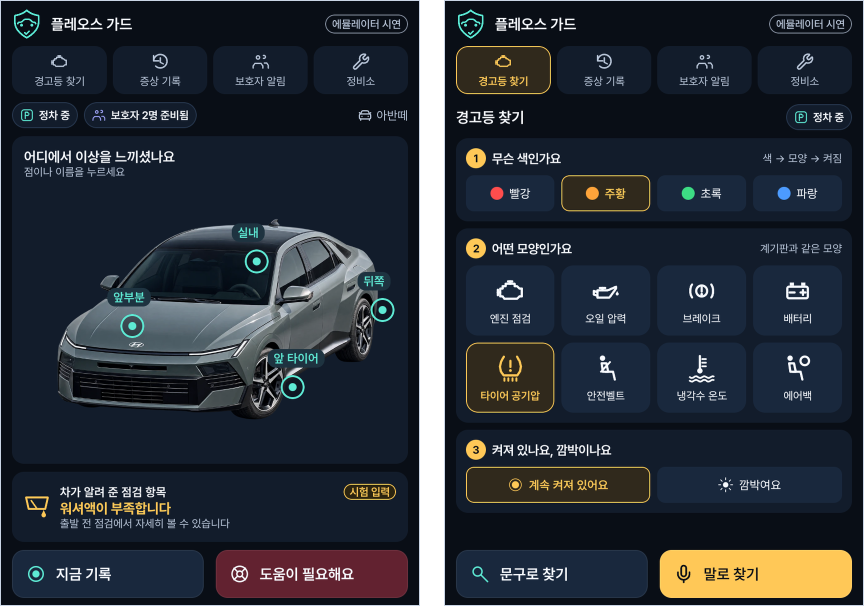
#> input picture hyundai_app_market/output/submission/assets/app-demo/composite/form-portrait-1.png, 1728 x 1212 px, given in place of p-home.png, which was not available (shown at 1/2 size)
$ python apply_app_screens_v4.py
#> lines starting #> are read from the running program, lines starting #| are printed output that depends on the picture
"""제출 문서의 앱 화면 그림을 데모 앱 실제 화면으로 바꿉니다(2026-11-13, Windows 로컬).

build_v4.py(리눅스·LibreOffice)로 다시 만들지 않고, 이미 만든 v4.2 DOCX를 그대로 열어
(1) 그림 파일(word/media)만 같은 픽셀 크기의 새 그림으로 바꾸고 (2) 정해진 문장만 바꿉니다.
문서 구조, 서식, 03·04 원본 디자인, 내용 컨트롤은 건드리지 않습니다. PDF는 Word로 따로 만듭니다(export_pdf_word.ps1).

입력
  assets/app-demo/p-*.png          Pleos 에뮬레이터 2.1.0에서 찍은 데모 앱 화면(앱 창 841x1210을 840x1212로 맞춤)
  assets/v4/portrait/p-*.png       아직 앱에 없는 화면의 설계 시안(출발 전 점검, 재현 조건, 비상 절차 미리 익히기)
출력
  assets/app-demo/composite/*.png  합성 그림(세로 두 장, 간격 48px, build_composites_v4.py와 같은 배치)
  qa/<폴더>/01_공식양식_플레오스가드.docx, 02_상세기획_기술명세.docx
사용: python -I apply_app_screens_v4.py --out qa/v4-r4-app
"""
from __future__ import annotations

import argparse
import shutil
import sys
import zipfile
from pathlib import Path

from lxml import etree
from PIL import Image, ImageDraw

R = Path(__file__).resolve().parent
APP = R / 'assets/app-demo'
MOCK = R / 'assets/v4/portrait'
COMP = APP / 'composite'
W = 'http://schemas.openxmlformats.org/wordprocessingml/2006/main'
GAP = 48

# 합성 그림: (왼쪽, 오른쪽). 'app:' = 데모 앱 실제 화면, 'mock:' = 설계 시안
PAIRS = {
    'form-portrait-1.png': ('app:p-home.png', 'app:p-warning-find.png'),
    'pair-home-warning.png': ('app:p-home.png', 'app:p-warning-find.png'),
    'form-portrait-2.png': ('app:p-emergency.png', 'app:p-countdown.png'),
    'form-portrait-3.png': ('mock:p-check.png', 'app:p-guardian.png'),
    'pair-result-check.png': ('app:p-warning-result.png', 'mock:p-check.png'),
    'pair-record-pattern.png': ('app:p-record.png', 'mock:p-pattern.png'),
    'pair-emergency-practice.png': ('app:p-emergency.png', 'mock:p-practice.png'),
    'pair-countdown-guardian.png': ('app:p-countdown.png', 'app:p-guardian.png'),
}

# 문서 안 그림 파일 → 새 그림(같은 픽셀 크기). 2026-11-13 docx_images 대조 결과
MEDIA = {
    '01_공식양식_플레오스가드.docx': {
        'word/media/care_image3.png': COMP / 'form-portrait-1.png',
        'word/media/care_image4.png': COMP / 'form-portrait-2.png',
        'word/media/care_image5.png': COMP / 'form-portrait-3.png',
    },
    '02_상세기획_기술명세.docx': {
        'word/media/image3.png': APP / 'p-home-driving.png',
        'word/media/image4.png': COMP / 'form-portrait-1.png',
        'word/media/image5.png': COMP / 'pair-result-check.png',
        'word/media/image6.png': COMP / 'pair-record-pattern.png',
        'word/media/image7.png': COMP / 'pair-emergency-practice.png',
        'word/media/image8.png': APP / 'p-confirm.png',
        'word/media/image9.png': COMP / 'pair-countdown-guardian.png',
    },
}

RUN = '데모 앱을 Pleos 에뮬레이터에서 실행한 화면'

# 문장 바꾸기: (옛 문장, 새 문장). 공식 양식 2~6번(각 3,000자) 안의 문장은 글자 수가 같아야 합니다(검사함).
TEXT = {
    '01_공식양식_플레오스가드.docx': [
        # 5번 개발 계획(3,000자) — 글자 수 같음
        ('주행 제한은 adb 명령으로 켜서', '주행 제한은 콘솔 기어 D로 켜서'),
        ('지금 끝낸 일은 기획, 화면 시안, API와 데이터 계약 설계이며 앱 코드와 실제 발송은 아직 하지 않았습니다.',
         '지금 끝낸 일은 기획, 계약 설계, 에뮬레이터에서 실행한 데모 앱이고 서버와 실제 발송은 아직 하지 않았습니다.'),
        # 7번 참고자료(글자 수 기준 없음)
        ('포함 자료: 세로·가로 화면 시안,', '포함 자료: 데모 앱 실행 화면과 세로·가로 화면 시안,'),
        ('화면은 기획 시안이며 실제 구동 화면이 아닙니다.',
         f'그림 3·4와 그림 5 오른쪽은 {RUN}이고, 나머지 화면은 기획 시안입니다.'),
        # 그림 설명(내용 컨트롤 밖)
        ('그림 3. 세로 한 창의 홈과 경고등 찾기.', f'그림 3. 세로 한 창의 홈과 경고등 찾기({RUN}).'),
        ('그림 4. 주행 중 긴급 안내와 보호자 발송 확인.', f'그림 4. 주행 중 긴급 안내와 보호자 발송 확인({RUN}).'),
        ('그림 5. 출발 전 점검 카드와 보호자 알림 상태.', '그림 5. 출발 전 점검 카드(설계 시안)와 보호자 알림 상태(데모 앱 실행 화면).'),
        ('그림 6. 가로 화면의 재현 조건 카드.', '그림 6. 가로 화면의 재현 조건 카드(설계 시안).'),
    ],
    '02_상세기획_기술명세.docx': [
        ('이 문서의 화면은 기획 시안이며 실제 구동 화면이 아닙니다.',
         f'그림 3·4·8·9와 그림 5~7의 왼쪽은 {RUN}이고, 나머지 화면은 기획 시안입니다.'),
        ('기획, 화면 시안, API·데이터 계약 설계를 마쳤습니다. 앱 코드, 실제 알림 발송, 실차 시험은 다음 단계입니다.',
         '기획, 화면 시안, API·데이터 계약 설계와 시연용 데모 앱을 마치고 에뮬레이터에서 실행했습니다. 서버, 실제 알림 발송, 실차 시험은 다음 단계입니다.'),
        ('그림 3. 주행 중 홈.', f'그림 3. 주행 중 홈({RUN}).'),
        ('그림 4. 세로 한 창의 홈(왼쪽)과 경고등 찾기(오른쪽).', f'그림 4. 세로 한 창의 홈(왼쪽)과 경고등 찾기(오른쪽). 둘 다 {RUN}입니다.'),
        ('그림 5. 경고등 설명(왼쪽)과 출발 전 점검(오른쪽).', '그림 5. 경고등 설명(왼쪽, 데모 앱 실행 화면)과 출발 전 점검(오른쪽, 설계 시안).'),
        ('그림 6. 지금 기록(왼쪽)과 재현 조건(오른쪽).', '그림 6. 지금 기록(왼쪽, 데모 앱 실행 화면)과 재현 조건(오른쪽, 설계 시안).'),
        ('그림 7. 원치 않는 가속 안내(왼쪽)와 비상 절차 미리 익히기(오른쪽).',
         '그림 7. 원치 않는 가속 안내(왼쪽, 데모 앱 실행 화면)와 비상 절차 미리 익히기(오른쪽, 설계 시안).'),
        ('그림 8. 확인 질문.', f'그림 8. 확인 질문({RUN}. 시험 입력 없이 Virtual Console 차속·브레이크 신호로 떴습니다).'),
        ('그림 9. 발송 확인 10초(왼쪽)와 보호자 알림 상태(오른쪽).', f'그림 9. 발송 확인 10초(왼쪽)와 보호자 알림 상태(오른쪽). 둘 다 {RUN}입니다.'),
        ('주행 제한에 따른 화면 축소 · adb driving_regulation on/off', '주행 제한에 따른 화면 축소 · Virtual Console 기어 D/P'),
        ('주행 제한은 adb shell cmd hmg_car_service --service drivingstate driving_regulation on으로 켜고 off로 끕니다.',
         '주행 제한은 Virtual Console에서 기어를 D로 바꿔 켜고 P로 끕니다(이 에뮬레이터 이미지에는 hmg_car_service 명령이 없음을 2026-11-13에 확인).'),
        ('화면 시안은 기획 시안이며 실제 구동 화면이 아닙니다.', '그림 3~9의 데모 앱 화면은 Pleos 에뮬레이터 실행 화면이고, 나머지 화면은 기획 시안입니다.'),
        # 위 문장을 먼저 바꾼 뒤 표 38의 칸(같은 문구)을 바꿉니다.
        ('기획 시안이며 실제 구동 화면이 아닙니다.', '그림 3~9의 데모 앱 화면은 에뮬레이터 실행 화면이고, 나머지는 기획 시안입니다.'),
        ('공개 문서와 SDK 패키지를 읽어 확인했습니다. 실제 호출 시험은 다음 단계입니다.',
         '공개 문서와 SDK 패키지를 읽어 확인했고, 에뮬레이터에서 브레이크·차속·주행 제한·음성 호출을 확인했습니다.'),
        ('접수 뒤 바로 시작합니다.', '차량 데모 앱은 에뮬레이터에서 실행했습니다. 휴대폰 앱과 서버는 접수 뒤 시작합니다.'),
        ('11월 16일부터 확인합니다.', '2026-11-13 확인(Vehicle 브레이크, AAOS 차속, CarUxRestrictions, 한국어 TTS).'),
    ],
}
# 표 38의 "다음 단계" 칸 두 개(앱 코드, 에뮬레이터 SDK 호출)를 바꿉니다: 앞 칸 글로 찾습니다.
TABLE_STATUS = {
    '02_상세기획_기술명세.docx': [('앱 코드(차량·휴대폰·서버)', '일부 끝냄'), ('에뮬레이터에서 SDK 실제 호출', '끝냄')],
}


def build_composites() -> None:
    COMP.mkdir(parents=True, exist_ok=True)
    for name, (a, b) in PAIRS.items():
        ims = []
        for src in (a, b):
            kind, fn = src.split(':')
            im = Image.open((APP if kind == 'app' else MOCK) / fn).convert('RGB')
#> im is the input picture: PIL image 1728x1212 RGB; mean R, G, B 41.7, 47.8, 56.4
            if im.size != (840, 1212):
                im = im.resize((840, 1212), Image.Resampling.LANCZOS)
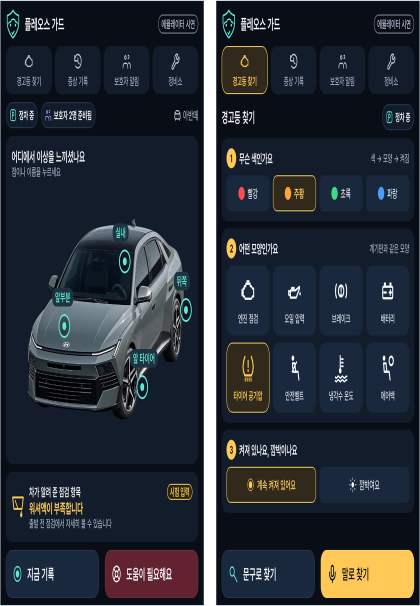
#> im: PIL image 840x1212 RGB (shown at 1/2 size); mean R, G, B 41.6, 47.8, 56.4
            ims.append(im)
        canvas = Image.new('RGB', (840 * 2 + GAP, 1212), 'white')
#> canvas: PIL image 1728x1212 RGB; every value is 255
        canvas.paste(ims[0], (0, 0)); canvas.paste(ims[1], (840 + GAP, 0))
#> after `canvas.paste(ims[0], (0, 0))`:
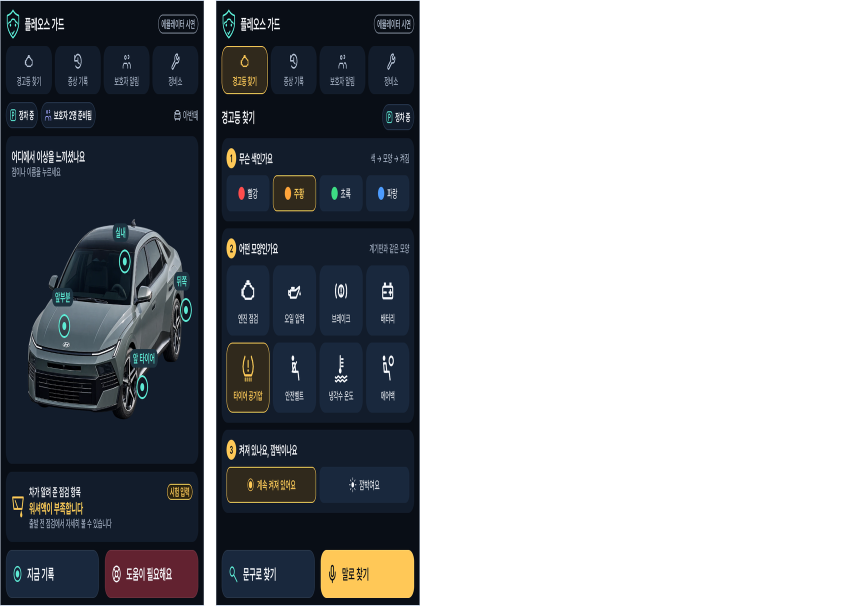
#> canvas: PIL image 1728x1212 RGB (shown at 1/2 size); mean R, G, B 151.3, 154.3, 158.4
#> after `canvas.paste(ims[1], (840 + GAP, 0))`:
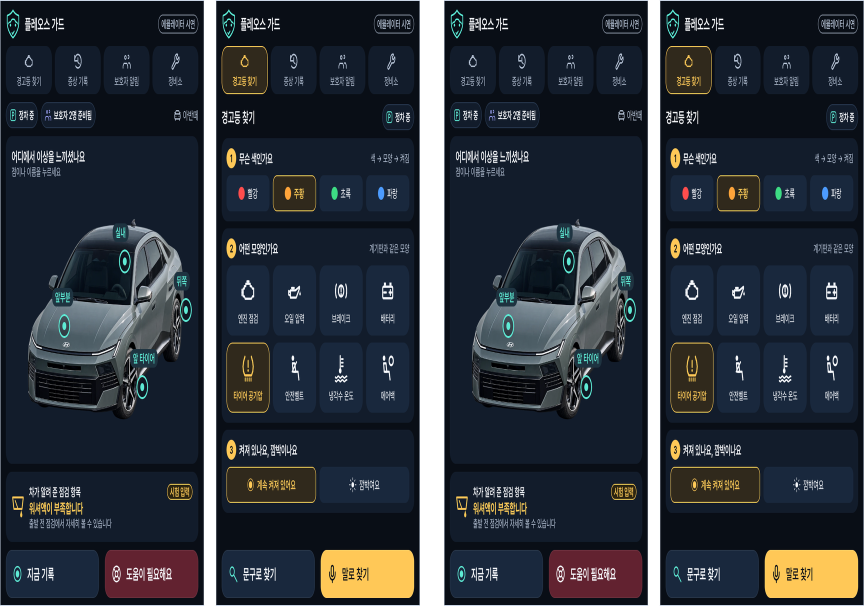
#> canvas: PIL image 1728x1212 RGB (shown at 1/2 size); mean R, G, B 47.6, 53.6, 61.9
        d = ImageDraw.Draw(canvas)
        for x0 in (0, 840 + GAP):
            d.rectangle((x0, 0, x0 + 839, 1211), outline='#CAD5E5', width=2)
        canvas.save(COMP / name)
        print('composite', name, canvas.size)
#| composite form-portrait-1.png (1728, 1212)


# [91 lines left out: functions replace_in_paragraphs, set_status_cells, sdt_counts, edit_docx, not called in this run]


# 원고(build_v4.py 입력)도 같은 내용으로 고칩니다. 그래야 나중에 생성기로 다시 만들어도 되돌아가지 않습니다.
DOCS = R.parent.parent / 'docs/submission'
SOURCES = {
    DOCS / 'official-content-3000/05-development.txt': [
        ('주행 제한은 adb 명령으로 켜서', '주행 제한은 콘솔 기어 D로 켜서'),
        ('지금 끝낸 일은 기획, 화면 시안, API와 데이터 계약 설계이며 앱 코드와 실제 발송은 아직 하지 않았습니다.',
         '지금 끝낸 일은 기획, 계약 설계, 에뮬레이터에서 실행한 데모 앱이고 서버와 실제 발송은 아직 하지 않았습니다.'),
    ],
    DOCS / 'official-form-v4.json': [
        ('포함 자료: 세로·가로 화면 시안,', '포함 자료: 데모 앱 실행 화면과 세로·가로 화면 시안,'),
        ('화면은 기획 시안이며 실제 구동 화면이 아닙니다.', f'그림 3·4와 그림 5 오른쪽은 {RUN}이고, 나머지 화면은 기획 시안입니다.'),
        ('"세로 한 창의 홈과 경고등 찾기.', f'"세로 한 창의 홈과 경고등 찾기({RUN}).'),
        ('"주행 중 긴급 안내와 보호자 발송 확인.', f'"주행 중 긴급 안내와 보호자 발송 확인({RUN}).'),
        ('"출발 전 점검 카드와 보호자 알림 상태.', '"출발 전 점검 카드(설계 시안)와 보호자 알림 상태(데모 앱 실행 화면).'),
        ('"가로 화면의 재현 조건 카드.', '"가로 화면의 재현 조건 카드(설계 시안).'),
        ('assets/v4/composite/form-portrait-1.png', 'assets/app-demo/composite/form-portrait-1.png'),
        ('assets/v4/composite/form-portrait-2.png', 'assets/app-demo/composite/form-portrait-2.png'),
        ('assets/v4/composite/form-portrait-3.png', 'assets/app-demo/composite/form-portrait-3.png'),
    ],
    DOCS / 'annex-v4/annex.md': [
        ('이 문서의 화면은 기획 시안이며 실제 구동 화면이 아닙니다.',
         f'그림 3·4·8·9와 그림 5~7의 왼쪽은 {RUN}이고, 나머지 화면은 기획 시안입니다.'),
        ('기획, 화면 시안, API·데이터 계약 설계를 마쳤습니다. 앱 코드, 실제 알림 발송, 실차 시험은 다음 단계입니다.',
         '기획, 화면 시안, API·데이터 계약 설계와 시연용 데모 앱을 마치고 에뮬레이터에서 실행했습니다. 서버, 실제 알림 발송, 실차 시험은 다음 단계입니다.'),
        ('![주행 중 홈. ', f'![주행 중 홈({RUN}). '),
        ('![세로 한 창의 홈(왼쪽)과 경고등 찾기(오른쪽).', f'![세로 한 창의 홈(왼쪽)과 경고등 찾기(오른쪽). 둘 다 {RUN}입니다.'),
        ('![경고등 설명(왼쪽)과 출발 전 점검(오른쪽).', '![경고등 설명(왼쪽, 데모 앱 실행 화면)과 출발 전 점검(오른쪽, 설계 시안).'),
        ('![지금 기록(왼쪽)과 재현 조건(오른쪽).', '![지금 기록(왼쪽, 데모 앱 실행 화면)과 재현 조건(오른쪽, 설계 시안).'),
        ('![원치 않는 가속 안내(왼쪽)와 비상 절차 미리 익히기(오른쪽).',
         '![원치 않는 가속 안내(왼쪽, 데모 앱 실행 화면)와 비상 절차 미리 익히기(오른쪽, 설계 시안).'),
        ('![확인 질문. ', f'![확인 질문({RUN}. 시험 입력 없이 Virtual Console 차속·브레이크 신호로 떴습니다). '),
        ('![발송 확인 10초(왼쪽)와 보호자 알림 상태(오른쪽).', f'![발송 확인 10초(왼쪽)와 보호자 알림 상태(오른쪽). 둘 다 {RUN}입니다.'),
        ('assets/v4/portrait/p-home-driving.png', 'assets/app-demo/p-home-driving.png'),
        ('assets/v4/composite/pair-home-warning.png', 'assets/app-demo/composite/pair-home-warning.png'),
        ('assets/v4/composite/pair-result-check.png', 'assets/app-demo/composite/pair-result-check.png'),
        ('assets/v4/composite/pair-record-pattern.png', 'assets/app-demo/composite/pair-record-pattern.png'),
        ('assets/v4/composite/pair-emergency-practice.png', 'assets/app-demo/composite/pair-emergency-practice.png'),
        ('assets/v4/portrait/p-confirm.png', 'assets/app-demo/p-confirm.png'),
        ('assets/v4/composite/pair-countdown-guardian.png', 'assets/app-demo/composite/pair-countdown-guardian.png'),
        ('주행 제한에 따른 화면 축소 · adb `driving_regulation on/off`', '주행 제한에 따른 화면 축소 · Virtual Console 기어 D/P'),
        ('주행 제한은 `adb shell cmd hmg_car_service --service drivingstate driving_regulation on`으로 켜고 `off`로 끕니다.',
         '주행 제한은 Virtual Console에서 기어를 D로 바꿔 켜고 P로 끕니다(이 에뮬레이터 이미지에는 `hmg_car_service` 명령이 없음을 2026-11-13에 확인).'),
        ('화면 시안은 기획 시안이며 실제 구동 화면이 아닙니다.', '그림 3~9의 데모 앱 화면은 Pleos 에뮬레이터 실행 화면이고, 나머지 화면은 기획 시안입니다.'),
        ('| 끝냄 | 기획 시안이며 실제 구동 화면이 아닙니다. |', '| 끝냄 | 그림 3~9의 데모 앱 화면은 에뮬레이터 실행 화면이고, 나머지는 기획 시안입니다. |'),
        ('공개 문서와 SDK 패키지를 읽어 확인했습니다. 실제 호출 시험은 다음 단계입니다.',
         '공개 문서와 SDK 패키지를 읽어 확인했고, 에뮬레이터에서 브레이크·차속·주행 제한·음성 호출을 확인했습니다.'),
        ('| 앱 코드(차량·휴대폰·서버) | 다음 단계 | 접수 뒤 바로 시작합니다. |',
         '| 앱 코드(차량·휴대폰·서버) | 일부 끝냄 | 차량 데모 앱은 에뮬레이터에서 실행했습니다. 휴대폰 앱과 서버는 접수 뒤 시작합니다. |'),
        ('| 에뮬레이터에서 SDK 실제 호출 | 다음 단계 | 11월 16일부터 확인합니다. |',
         '| 에뮬레이터에서 SDK 실제 호출 | 끝냄 | 2026-11-13 확인(Vehicle 브레이크, AAOS 차속, CarUxRestrictions, 한국어 TTS). |'),
    ],
}


# [15 lines left out: function update_sources, not called in this run]


def main() -> None:
    ap = argparse.ArgumentParser()
    ap.add_argument('--out', default='qa/v4-r4-app')
    ap.add_argument('--sources', action='store_true', help='원고(05 원고, 공식 양식 설정, 별첨 원고)만 고칩니다')
    a = ap.parse_args()
    sys.stdout.reconfigure(encoding='utf-8')
    if a.sources:
        build_composites(); update_sources(); return
    out_dir = R / a.out
    out_dir.mkdir(parents=True, exist_ok=True)
    build_composites()
    for name in MEDIA:
        edit_docx(name, out_dir)


if __name__ == '__main__':
#> (the run stopped early here; a loop or call above may not have finished)
